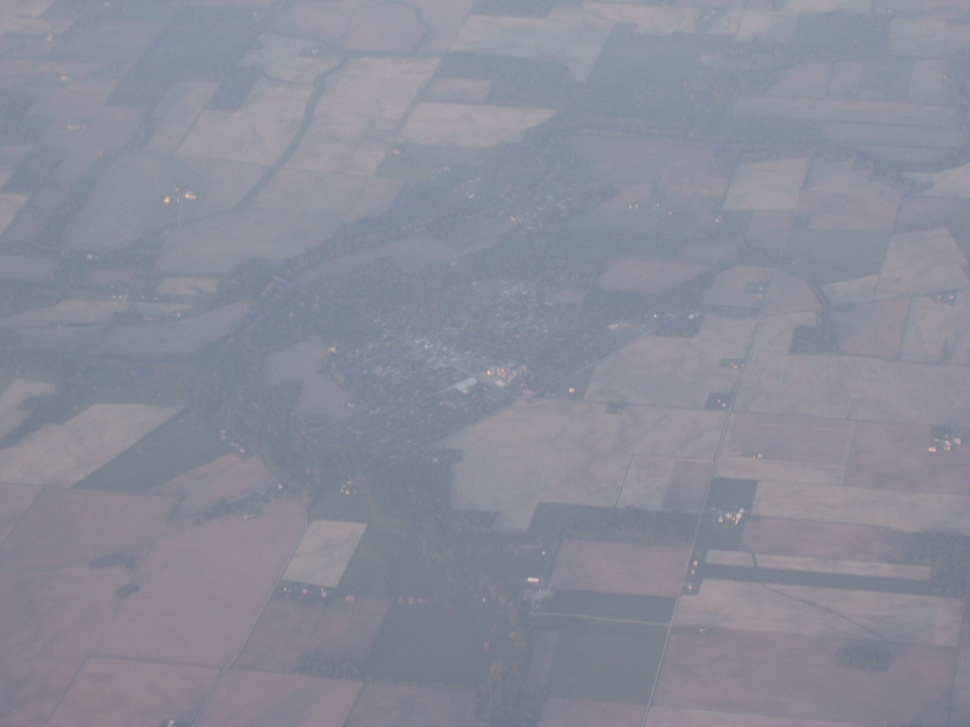
%> input picture source-code/Aerial-photo-heavy-haze.jpg, 970 x 727 px, shrunk from 2560 x 1920 before the run
$ octave --eval "result = L0Smoothing(imread('Aerial-photo-heavy-haze.jpg'));"   (GNU Octave 9; MATLAB toolbox functions it lacks are replaced by stand-ins)
%> lines starting %> are read from the running program, lines starting %| are printed output that depends on the picture; in (x1, y1, x2, y2) boxes, pixels count from 0 and x2, y2 are one past the last pixel; in counts of white or black regions, pixels touching at a corner belong together; the program's own positions count from 1
%   Distribution code Version 1.0 -- 09/23/2011 by Jiaya Jia Copyright 2011, The Chinese University of Hong Kong.
%
%   The Code is created based on the method described in the following paper
%   [1] "Image Smoothing via L0 Gradient MinImageization", Li Xu, Cewu Lu, Yi Xu, Jiaya Jia, ACM Transactions on Graphics,
%   (SIGGRAPH Asia 2011), 2011.
%
%   The code and the algorithm are for non-comercial use only.


function S = L0Smoothing(Image, lambda, kappa)
%L0Smooth - Image Smoothing via L0 Gradient MinImageization
%   S = L0Smooth(Image, lambda, kappa) performs L0 graidient smoothing of input
%   Image Image, with smoothness weight lambda and rate kappa.
%
%   Paras:
%   @Image    : Input UINT8 Image, both grayscale and color Images are acceptable.
%   @lambda: Smoothing parameter controlling the degree of smooth. (See [1])
%            Typically it is within the range [1e-3, 1e-1], 2e-2 by default.
%   @kappa : Parameter that controls the rate. (See [1])
%            Small kappa results in more iteratioins and with sharper edges.
%            We select kappa in (1, 2].
%            kappa = 2 is suggested for natural Images.
%
%   Example
%   ==========
%   Image  = Imageread('pflower.jpg');
%   S  = L0Smooth(Image); % Default Parameters (lambda = 2e-2, kappa = 2)
%   figure, Imageshow(Image), figure, Imageshow(S);


if ~exist('kappa','var')
    kappa = 2.0;
end
if ~exist('lambda','var')
    lambda = 2e-2;
end
S = im2double(Image);
betamax = 1e5;
fx = [1, -1];
fy = [1; -1];
[N,M,D] = size(Image);
%> N = 727; M = 970; D = 3
sizeI2D = [N,M];
%> sizeI2D = [727 970]
otfFx = psf2otf(fx,sizeI2D);
otfFy = psf2otf(fy,sizeI2D);
Normin1 = fft2(S);
Denormin2 = abs(otfFx).^2 + abs(otfFy ).^2;
if D>1
    Denormin2 = repmat(Denormin2,[1,1,D]);
end
beta = 2*lambda;
while beta < betamax
    Denormin   = 1 + beta*Denormin2;
    % h-v subproblem
    h = [diff(S,1,2), S(:,1,:) - S(:,end,:)];
    v = [diff(S,1,1); S(1,:,:) - S(end,:,:)];
    if D==1
        t = (h.^2+v.^2)<lambda/beta;
    else
        t = sum((h.^2+v.^2),3)<lambda/beta;
        t = repmat(t,[1,1,D]);
    end
    h(t)=0; v(t)=0;
    % S subproblem
    Normin2 = [h(:,end,:) - h(:, 1,:), -diff(h,1,2)];
    Normin2 = Normin2 + [v(end,:,:) - v(1, :,:); -diff(v,1,1)];
    FS = (Normin1 + beta*fft2(Normin2))./Denormin;
    S = real(ifft2(FS));
    beta = beta*kappa;
    fprintf('.');
end
%> this loop made 22 passes
%> pass 1, in L0Smoothing, `h = [diff(S,1,2), S(:,1,:) - S(:,end,:)];`:
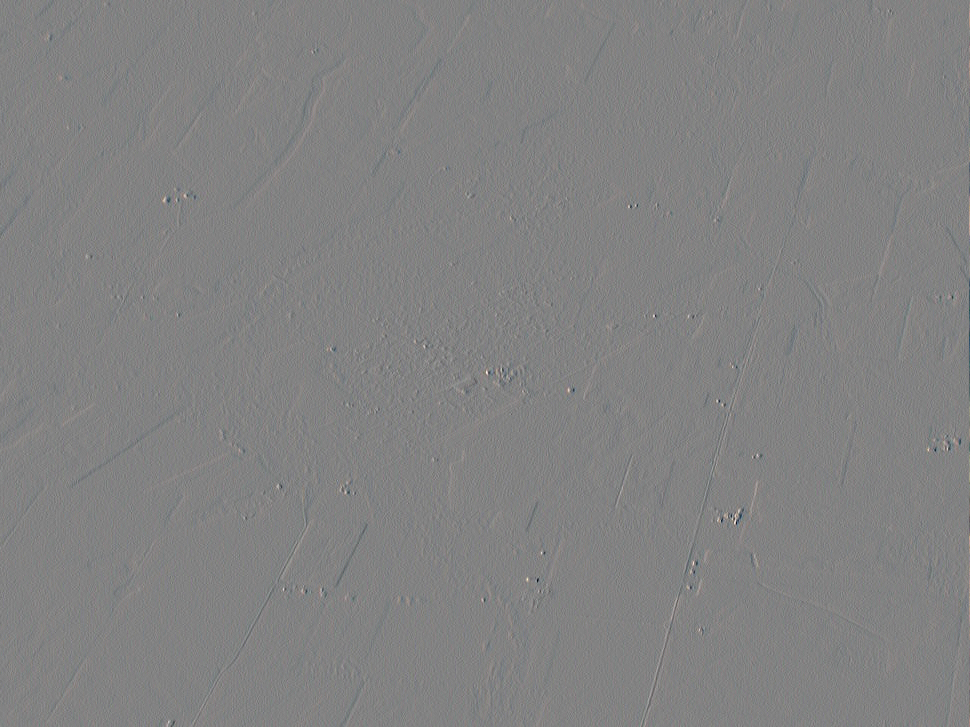
%> h: size 727x970x3 double; mean R, G, B 0, 0, 0; drawn with min black and max white
%> pass 1, in L0Smoothing, `v = [diff(S,1,1); S(1,:,:) - S(end,:,:)];`:
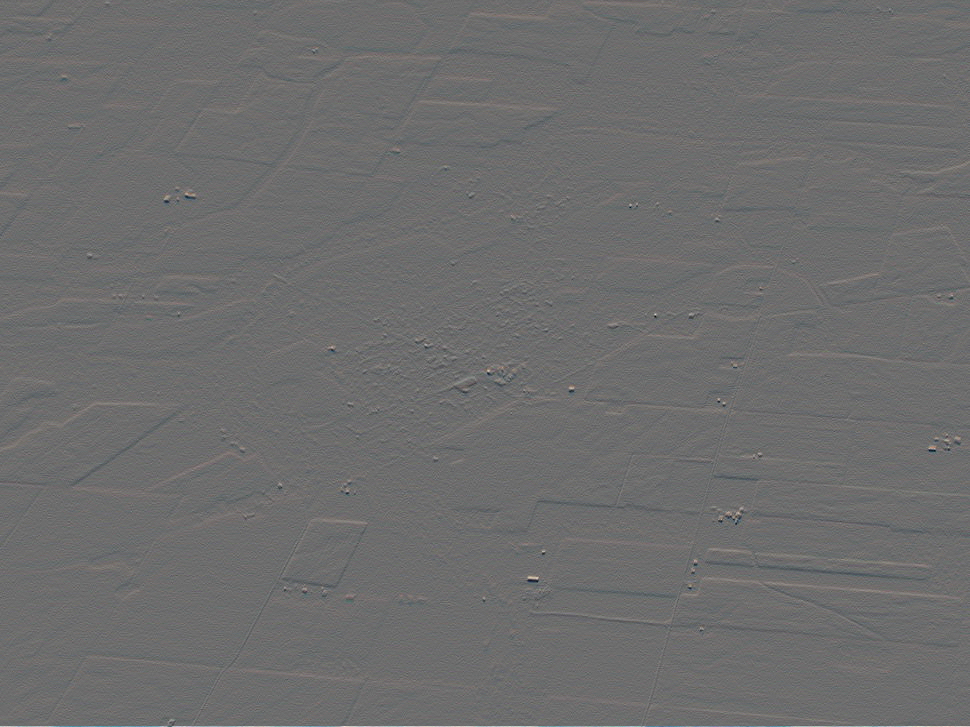
%> v: size 727x970x3 double; mean R, G, B 1.25e-17, 8.03e-18, 1.53e-17; drawn with min black and max white
%> after the loop:
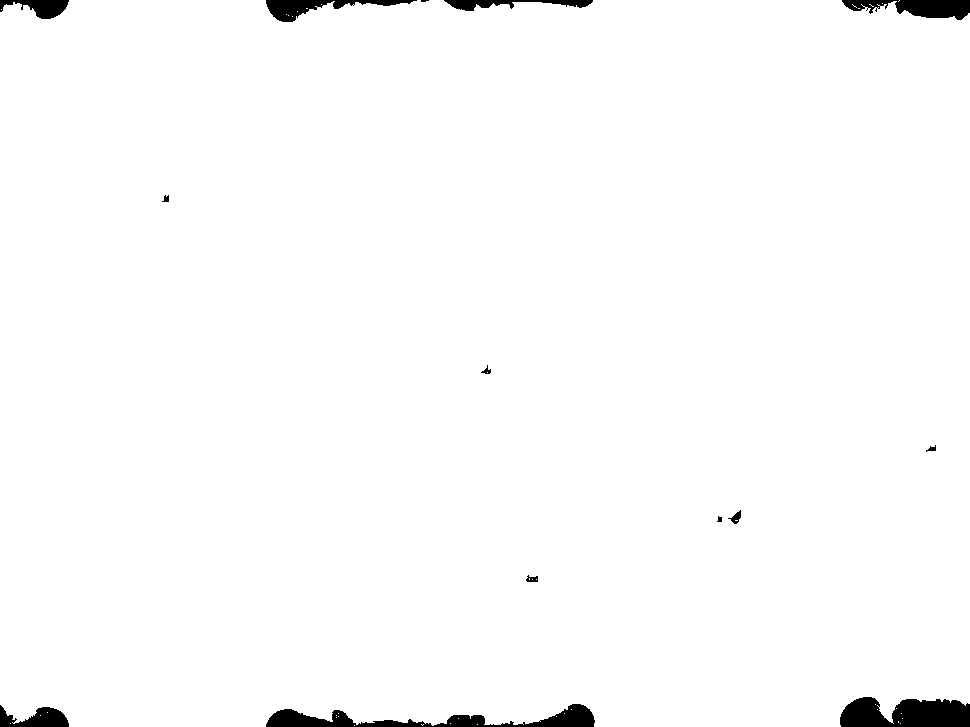
%> t: size 727x970x3 logical; 98.4% white; 14 black regions (1 under 20 px), largest, box (x1, y1, x2, y2) and area: (840, 697, 970, 727) 3101, (266, 704, 595, 727) 2973, (842, 0, 970, 20) 1581
%> after the loop, beta = 167772.2
%> `result = L0Smoothing(imread('Aerial-photo-heavy-haze.jpg'));`:
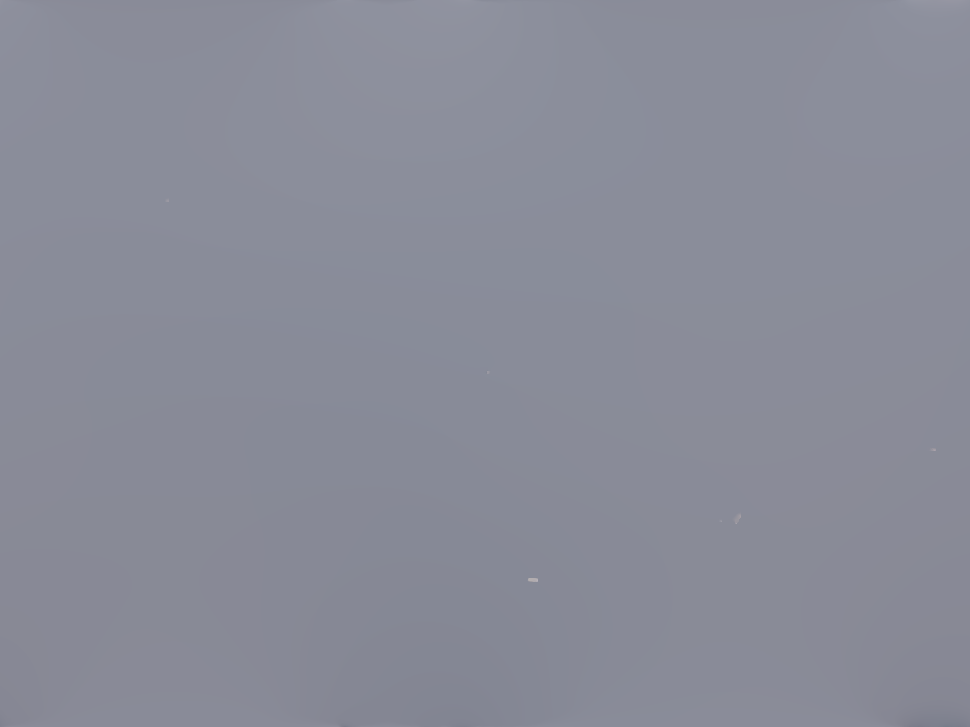
%> result: size 727x970x3 double; mean R, G, B 0.54, 0.549, 0.6; mean of the top-left, top-right, bottom-left and bottom-right quarters 0.569, 0.569, 0.555, 0.559
fprintf('\n');
end

$ run again, on source-code/sweden.jpg
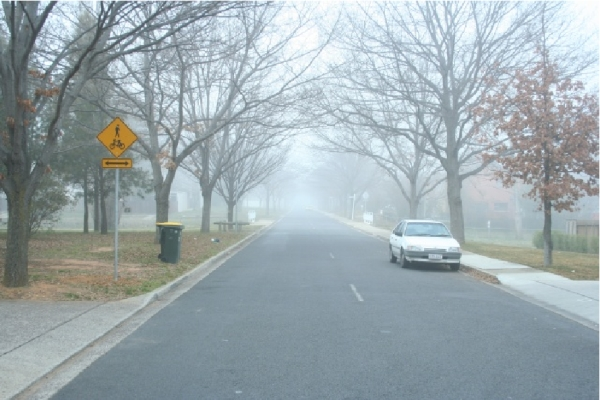
%> input picture source-code/sweden.jpg, 600 x 400 px
%> after the loop in L0Smoothing, `while beta < betamax`:
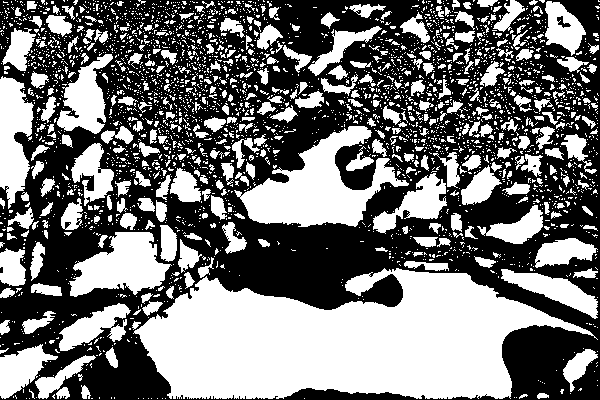
%> t: size 400x600x3 logical; 45.6% white; 3203 white regions (2839 under 20 px), largest, box (x1, y1, x2, y2) and area: (133, 268, 598, 399) 38443, (234, 126, 409, 227) 7615, (69, 232, 172, 297) 3962
%> after the loop in L0Smoothing, `while beta < betamax`: beta = 167772.2
%> `result = L0Smoothing(imread('Aerial-photo-heavy-haze.jpg'));`:
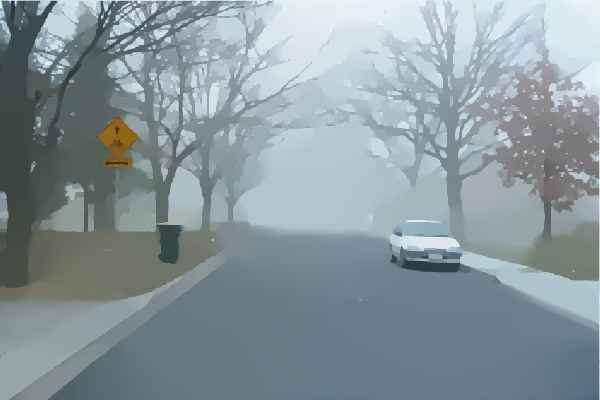
%> result: size 400x600x3 double; mean R, G, B 0.618, 0.668, 0.686; mean of the top-left, top-right, bottom-left and bottom-right quarters 0.636, 0.797, 0.576, 0.621; drawn with min black and max white
